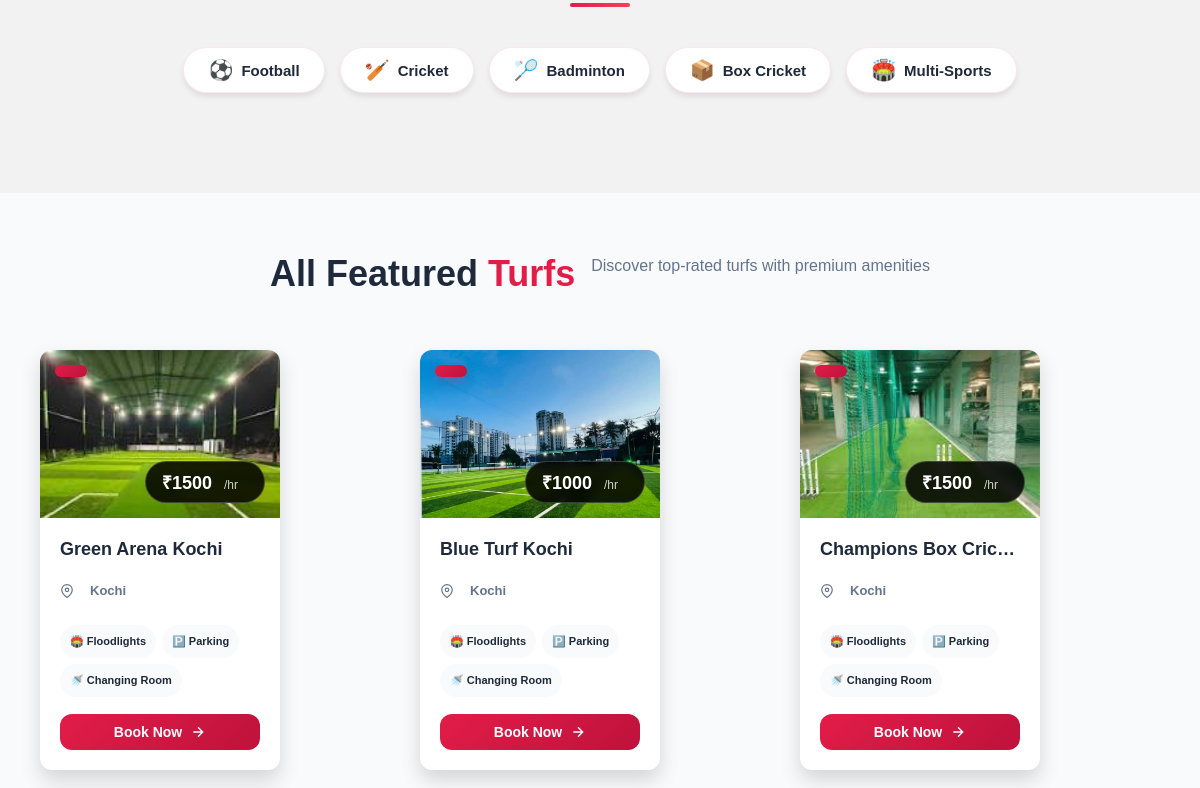
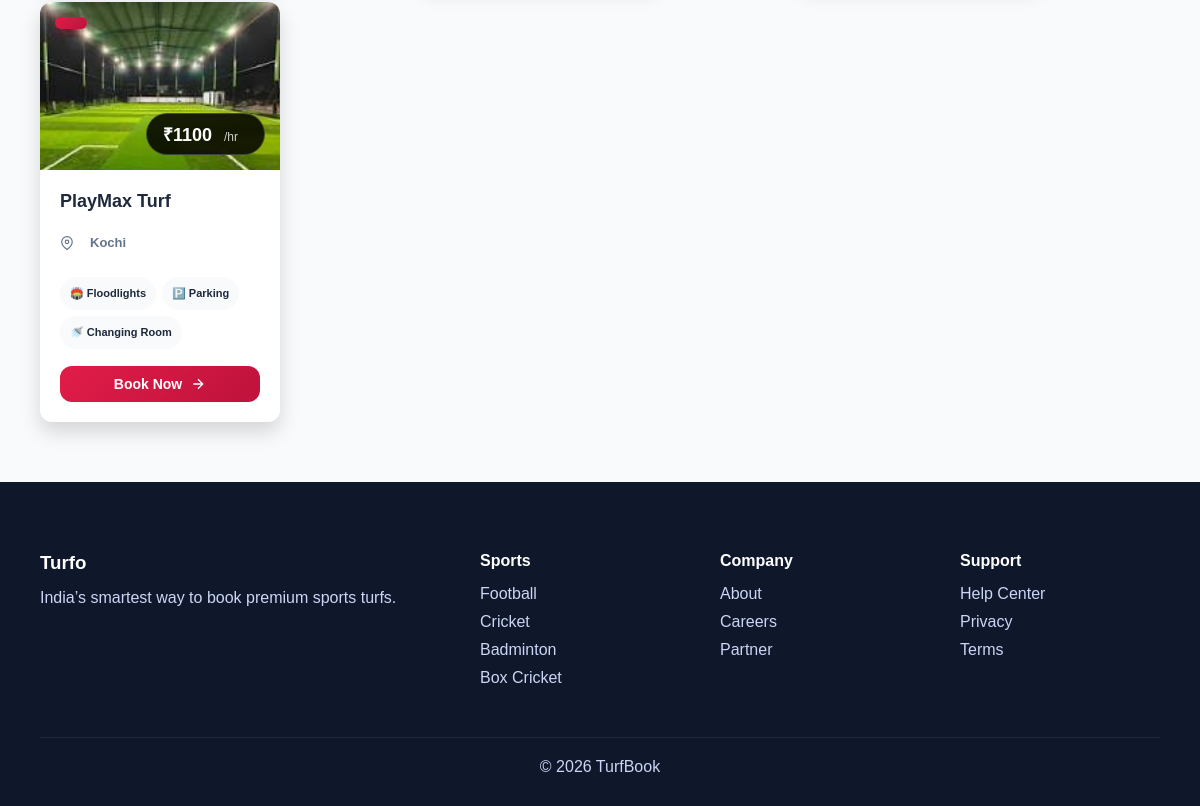
The app's page /UserApp/all_turf/ (lower part), older data (2 pictures, top to bottom).
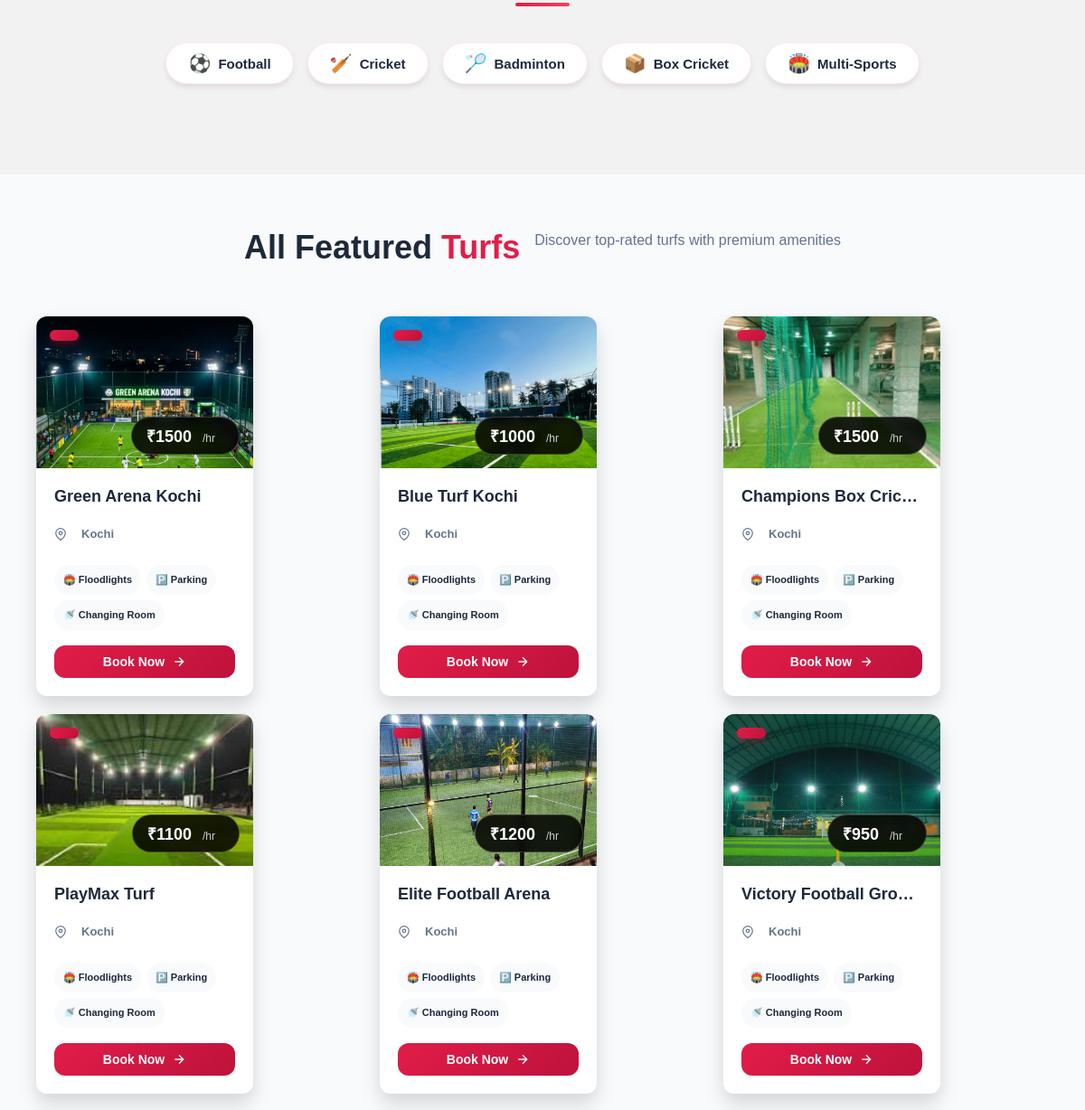
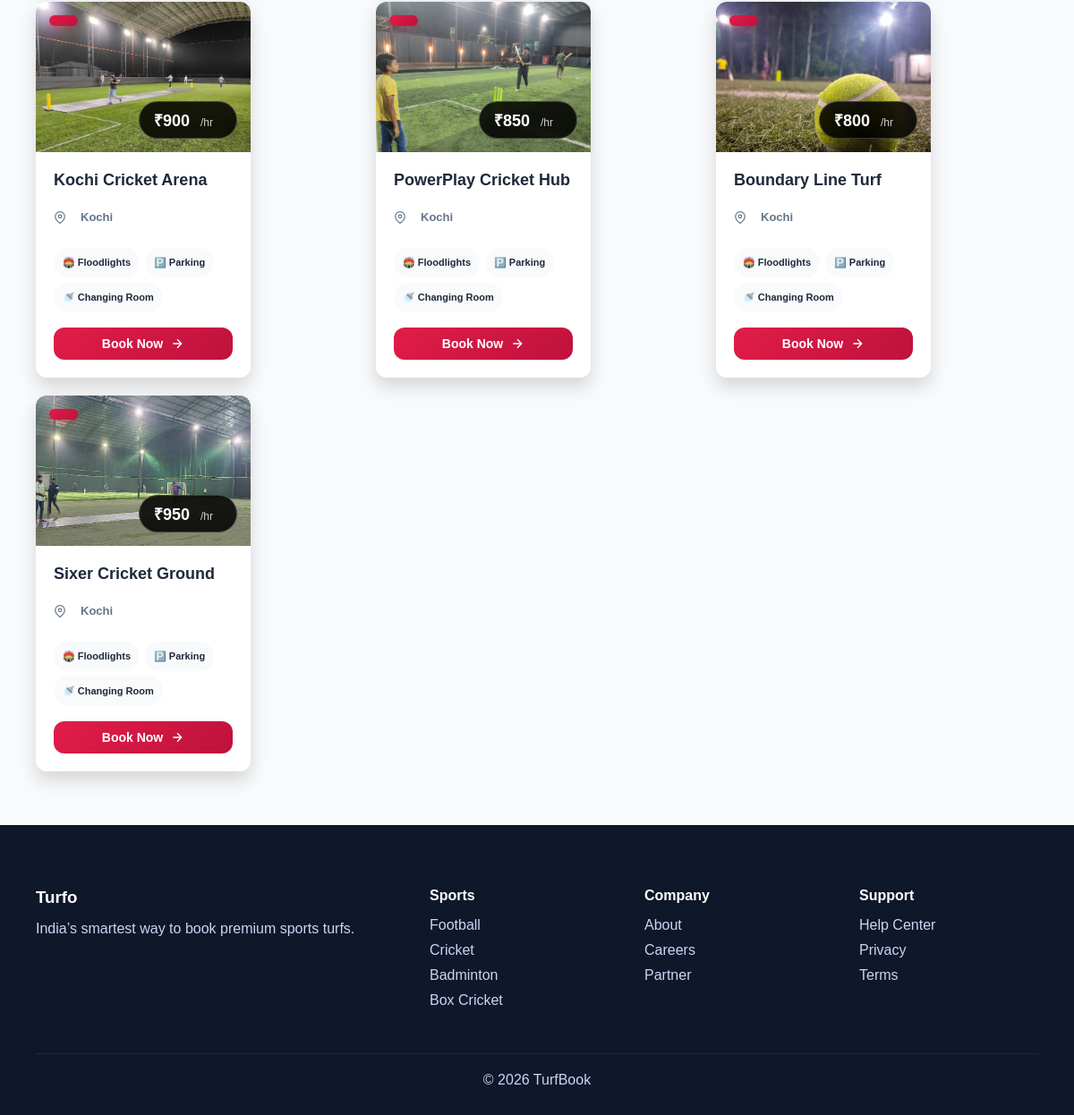
The same page, newer data (2 pictures, top to bottom).
### AdminApp/models.py (models this page shows)
class CategoryDb(models.Model):
    Sport_name=models.CharField(max_length=100)
    Sport_description=models.CharField(max_length=400)
    Sport_img1=models.ImageField(upload_to="Category_image")
    Sport_img2=models.ImageField(upload_to="Category_image")

### Owner_App/models.py (models this page shows)
class TurfDb(models.Model):
    Turf_name = models.CharField(max_length=100)
    Sport = models.CharField(max_length=100)
    Owner = models.CharField()
    City = models.CharField()
    Location = models.CharField(max_length=300)
    Price_per_hour = models.IntegerField()
    Description = models.CharField(max_length=400)
    Size = models.CharField(max_length=50)
    Turf_image1 = models.ImageField(upload_to='turfs_image')
    Turf_image2 = models.ImageField(upload_to='turfs_image')

### UserApp/views.py (the view)
# urls.py: path('all_turf/',views.all_turf,name="all_turf"),
def all_turf(request):
    city = CityDb.objects.all()
    item=TurfDb.objects.all()
    category = CategoryDb.objects.all()
    selected_city = request.session.get('selected_city')
    if selected_city:
        item = item.filter(City=selected_city)
    return render(request,"All_Turf.html",{"city":city,"item":item,"category":category,"active_page":"all_turf"})

### UserApp/templates/All_Turf.html (shortened to what this page needs)
{% extends 'Home.html' %}
{% load static %}
{% block content %}
<section class="section">
    <div class="category-wrapper">
        <div class="category-pills">
            {% for i in category %}
            <a href="{% url 'category_filter' cat_name=i.Sport_name %}" class="category-link">
                <div class="category-pill">
                    <span class="category-icon">
                        {% if i.Sport_name == 'Football' %}⚽
                        {% elif i.Sport_name == 'Cricket' %}🏏
                        {% elif i.Sport_name == 'Badminton' %}🏸
                        {% elif i.Sport_name == 'Box Cricket' %}📦
                        {% elif i.Sport_name == 'Tennis' %}🎾
                        {% elif i.Sport_name == 'Basketball' %}🏀
                        {% else %}🏟️
                        {% endif %}
                    </span>
                    <span class="category-name">{{i.Sport_name}}</span>
                </div>
            </a>
            {% endfor %}
        </div>
    </div>
</section>
<section class="section light-bg">
    <div class="section-header">
        <h2 class="section-title">All Featured <span class="highlight">Turfs</span></h2>
        {% if request.session.selected_city %}
        <p class="section-subtitle">Book the best turfs in {{request.session.selected_city}} at best prices</p>
        {% else %}
        <p class="section-subtitle">Discover top-rated turfs with premium amenities</p>
        {% endif %}
    </div>
    <div class="turf-grid">
        {% for i in item %}
        <div class="turf-card">
            <div class="turf-image-wrapper">
                <img src="{{ i.Turf_image1.url }}" alt="{{ i.Turf_name }}">
                <div class="turf-category">{{ i.Category.Sport_name }}</div>
                <div class="turf-price">₹{{ i.Price_per_hour }}<span>/hr</span></div>
            </div>
            <div class="turf-info">
                <h4 class="turf-name">{{ i.Turf_name }}</h4>
                <div class="turf-location">
                    <svg class="location-icon" viewBox="0 0 24 24" fill="none" stroke="currentColor" stroke-width="2">
                        <path d="M21 10c0 7-9 13-9 13s-9-6-9-13a9 9 0 0 1 18 0z"/>
                        <circle cx="12" cy="10" r="3"/>
                    </svg>
                    <span>{{ i.City }}</span>
                </div>
                <div class="turf-amenities">
                    <span class="amenity">🏟️ Floodlights</span>
                    <span class="amenity">🅿️ Parking</span>
                    <span class="amenity">🚿 Changing Room</span>
                </div>
                <a href="{% url 'single_turf' turf_id=i.id %}" class="cta-btn">
                    Book Now
                    <svg class="btn-icon" viewBox="0 0 24 24" fill="none" stroke="currentColor" stroke-width="2">
                        <path d="M5 12h14M12 5l7 7-7 7"/>
                    </svg>
                </a>
            </div>
        </div>
        {% empty %}
        <div class="no-turfs-message">
            <p>No turfs available in this category.</p>
        </div>
        {% endfor %}
    </div>
</section>
{% endblock %}

Row changes from the older to the newer data that the page shows:
changed TurfDb "Green Arena Kochi": Turf_image1: a different picture
added TurfDb: Turf_image1 (picture), Price_per_hour "1200", Turf_name "Elite Football Arena", City "Kochi"
added TurfDb: Turf_image1 (picture), Price_per_hour "950", Turf_name "Victory Football Gro…", City "Kochi"
added TurfDb: Turf_image1 (picture), Price_per_hour "900", Turf_name "Kochi Cricket Arena", City "Kochi"
added TurfDb: Turf_image1 (picture), Price_per_hour "850", Turf_name "PowerPlay Cricket Hub", City "Kochi"
added TurfDb: Turf_image1 (picture), Price_per_hour "800", Turf_name "Boundary Line Turf", City "Kochi"
added TurfDb: Turf_image1 (picture), Price_per_hour "950", Turf_name "Sixer Cricket Ground", City "Kochi"
